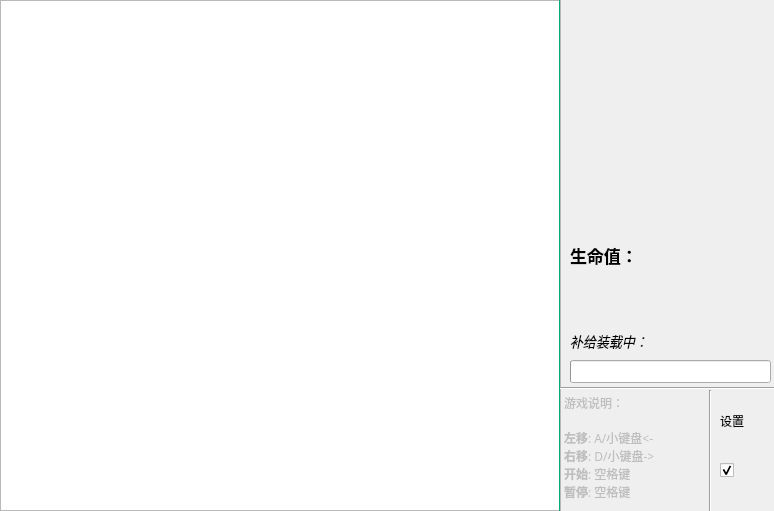
<?xml version="1.0" encoding="UTF-8"?>
<ui version="4.0">
 <class>GameWindow</class>
 <widget class="QWidget" name="GameWindow">
  <property name="geometry">
   <rect>
    <x>0</x>
    <y>0</y>
    <width>774</width>
    <height>511</height>
   </rect>
  </property>
  <property name="sizePolicy">
   <sizepolicy hsizetype="Preferred" vsizetype="Preferred">
    <horstretch>0</horstretch>
    <verstretch>0</verstretch>
   </sizepolicy>
  </property>
  <property name="font">
   <font>
    <family>宋体</family>
   </font>
  </property>
  <property name="windowTitle">
   <string>BlockBreaker</string>
  </property>
  <property name="windowIcon">
   <iconset>
    <normaloff>C:/Users/lx/Desktop/www.ico.la_905cde0ef4ee3dc96ad0086a0e28bdf3_32X32.ico</normaloff>C:/Users/lx/Desktop/www.ico.la_905cde0ef4ee3dc96ad0086a0e28bdf3_32X32.ico</iconset>
  </property>
  <property name="autoFillBackground">
   <bool>true</bool>
  </property>
  <property name="styleSheet">
   <string notr="true"/>
  </property>
  <property name="locale">
   <locale language="English" country="UnitedStates"/>
  </property>
  <widget class="QGraphicsView" name="GameView">
   <property name="geometry">
    <rect>
     <x>0</x>
     <y>0</y>
     <width>561</width>
     <height>511</height>
    </rect>
   </property>
   <property name="font">
    <font>
     <family>宋体</family>
    </font>
   </property>
   <property name="locale">
    <locale language="English" country="UnitedStates"/>
   </property>
  </widget>
  <widget class="QTextEdit" name="Tip">
   <property name="enabled">
    <bool>false</bool>
   </property>
   <property name="geometry">
    <rect>
     <x>560</x>
     <y>390</y>
     <width>151</width>
     <height>121</height>
    </rect>
   </property>
   <property name="font">
    <font>
     <family>宋体</family>
    </font>
   </property>
   <property name="styleSheet">
    <string notr="true">background-color: rgba(255, 255, 255, 0);</string>
   </property>
   <property name="locale">
    <locale language="English" country="UnitedStates"/>
   </property>
   <property name="frameShape">
    <enum>QFrame::NoFrame</enum>
   </property>
   <property name="readOnly">
    <bool>true</bool>
   </property>
   <property name="html">
    <string>&lt;!DOCTYPE HTML PUBLIC &quot;-//W3C//DTD HTML 4.0//EN&quot; &quot;http://www.w3.org/TR/REC-html40/strict.dtd&quot;&gt;
&lt;html&gt;&lt;head&gt;&lt;meta name=&quot;qrichtext&quot; content=&quot;1&quot; /&gt;&lt;style type=&quot;text/css&quot;&gt;
p, li { white-space: pre-wrap; }
&lt;/style&gt;&lt;/head&gt;&lt;body style=&quot; font-family:'宋体'; font-size:9.07563pt; font-weight:400; font-style:normal;&quot;&gt;
&lt;p style=&quot; margin-top:0px; margin-bottom:0px; margin-left:0px; margin-right:0px; -qt-block-indent:0; text-indent:0px;&quot;&gt;&lt;span style=&quot; font-family:'SimSun'; font-size:9pt;&quot;&gt;游戏说明：&lt;/span&gt;&lt;/p&gt;
&lt;p style=&quot;-qt-paragraph-type:empty; margin-top:0px; margin-bottom:0px; margin-left:0px; margin-right:0px; -qt-block-indent:0; text-indent:0px; font-family:'SimSun'; font-size:9pt;&quot;&gt;&lt;br /&gt;&lt;/p&gt;
&lt;p style=&quot; margin-top:0px; margin-bottom:0px; margin-left:0px; margin-right:0px; -qt-block-indent:0; text-indent:0px;&quot;&gt;&lt;span style=&quot; font-family:'SimSun'; font-size:9pt; font-weight:600;&quot;&gt;左移&lt;/span&gt;&lt;span style=&quot; font-family:'SimSun'; font-size:9pt;&quot;&gt;: A/小键盘&amp;lt;-&lt;/span&gt;&lt;/p&gt;
&lt;p style=&quot; margin-top:0px; margin-bottom:0px; margin-left:0px; margin-right:0px; -qt-block-indent:0; text-indent:0px;&quot;&gt;&lt;span style=&quot; font-family:'SimSun'; font-size:9pt; font-weight:600;&quot;&gt;右移&lt;/span&gt;&lt;span style=&quot; font-family:'SimSun'; font-size:9pt;&quot;&gt;: D/小键盘-&amp;gt;&lt;/span&gt;&lt;/p&gt;
&lt;p style=&quot; margin-top:0px; margin-bottom:0px; margin-left:0px; margin-right:0px; -qt-block-indent:0; text-indent:0px;&quot;&gt;&lt;span style=&quot; font-family:'SimSun'; font-size:9pt; font-weight:600;&quot;&gt;开始&lt;/span&gt;&lt;span style=&quot; font-family:'SimSun'; font-size:9pt;&quot;&gt;: 空格键&lt;/span&gt;&lt;/p&gt;
&lt;p style=&quot; margin-top:0px; margin-bottom:0px; margin-left:0px; margin-right:0px; -qt-block-indent:0; text-indent:0px;&quot;&gt;&lt;span style=&quot; font-family:'SimSun'; font-size:9pt; font-weight:600;&quot;&gt;暂停&lt;/span&gt;&lt;span style=&quot; font-family:'SimSun'; font-size:9pt;&quot;&gt;: 空格键&lt;/span&gt;&lt;/p&gt;&lt;/body&gt;&lt;/html&gt;</string>
   </property>
  </widget>
  <widget class="Line" name="line">
   <property name="geometry">
    <rect>
     <x>529</x>
     <y>-10</y>
     <width>61</width>
     <height>521</height>
    </rect>
   </property>
   <property name="font">
    <font>
     <family>宋体</family>
    </font>
   </property>
   <property name="styleSheet">
    <string notr="true"> 
color: rgb(0, 170, 127);</string>
   </property>
   <property name="locale">
    <locale language="English" country="UnitedStates"/>
   </property>
   <property name="frameShadow">
    <enum>QFrame::Plain</enum>
   </property>
   <property name="lineWidth">
    <number>1</number>
   </property>
   <property name="orientation">
    <enum>Qt::Vertical</enum>
   </property>
  </widget>
  <widget class="Line" name="line_2">
   <property name="geometry">
    <rect>
     <x>560</x>
     <y>380</y>
     <width>231</width>
     <height>16</height>
    </rect>
   </property>
   <property name="orientation">
    <enum>Qt::Horizontal</enum>
   </property>
  </widget>
  <widget class="QLabel" name="label">
   <property name="geometry">
    <rect>
     <x>570</x>
     <y>240</y>
     <width>101</width>
     <height>31</height>
    </rect>
   </property>
   <property name="font">
    <font>
     <pointsize>13</pointsize>
     <weight>75</weight>
     <bold>true</bold>
    </font>
   </property>
   <property name="text">
    <string>生命值：</string>
   </property>
  </widget>
  <widget class="QProgressBar" name="awardProgressBar">
   <property name="geometry">
    <rect>
     <x>570</x>
     <y>360</y>
     <width>201</width>
     <height>23</height>
    </rect>
   </property>
   <property name="value">
    <number>0</number>
   </property>
   <property name="textVisible">
    <bool>false</bool>
   </property>
  </widget>
  <widget class="QLabel" name="label_2">
   <property name="geometry">
    <rect>
     <x>570</x>
     <y>320</y>
     <width>121</width>
     <height>41</height>
    </rect>
   </property>
   <property name="font">
    <font>
     <pointsize>10</pointsize>
     <italic>true</italic>
    </font>
   </property>
   <property name="text">
    <string>补给装载中：</string>
   </property>
  </widget>
  <widget class="Line" name="line_3">
   <property name="geometry">
    <rect>
     <x>690</x>
     <y>390</y>
     <width>41</width>
     <height>131</height>
    </rect>
   </property>
   <property name="orientation">
    <enum>Qt::Vertical</enum>
   </property>
  </widget>
  <widget class="QCheckBox" name="backgroundCheckBox">
   <property name="geometry">
    <rect>
     <x>720</x>
     <y>450</y>
     <width>51</width>
     <height>41</height>
    </rect>
   </property>
   <property name="text">
    <string/>
   </property>
   <property name="icon">
    <iconset resource="image.qrc">
     <normaloff>:/icon/image/icon/backgroundControler.png</normaloff>:/icon/image/icon/backgroundControler.png</iconset>
   </property>
   <property name="iconSize">
    <size>
     <width>32</width>
     <height>32</height>
    </size>
   </property>
   <property name="checked">
    <bool>true</bool>
   </property>
   <property name="tristate">
    <bool>false</bool>
   </property>
  </widget>
  <widget class="QLabel" name="label_3">
   <property name="geometry">
    <rect>
     <x>720</x>
     <y>400</y>
     <width>41</width>
     <height>41</height>
    </rect>
   </property>
   <property name="text">
    <string>设置</string>
   </property>
  </widget>
  <widget class="QWidget" name="layoutWidget">
   <property name="geometry">
    <rect>
     <x>570</x>
     <y>280</y>
     <width>201</width>
     <height>61</height>
    </rect>
   </property>
   <layout class="QHBoxLayout" name="horizontalLayout">
    <item>
     <widget class="QLabel" name="life1">
      <property name="text">
       <string/>
      </property>
      <property name="pixmap">
       <pixmap>:/Ball/image/ball/normallBall.png</pixmap>
      </property>
     </widget>
    </item>
    <item>
     <widget class="QLabel" name="life2">
      <property name="text">
       <string>&lt;html&gt;&lt;head/&gt;&lt;body&gt;&lt;p align=&quot;center&quot;&gt;&lt;img src=&quot;:/Ball/image/ball/normalBall.png&quot;/&gt;&lt;/p&gt;&lt;/body&gt;&lt;/html&gt;</string>
      </property>
     </widget>
    </item>
    <item>
     <widget class="QLabel" name="life3">
      <property name="text">
       <string>&lt;html&gt;&lt;head/&gt;&lt;body&gt;&lt;p align=&quot;center&quot;&gt;&lt;img src=&quot;:/Ball/image/ball/normalBall.png&quot;/&gt;&lt;/p&gt;&lt;/body&gt;&lt;/html&gt;</string>
      </property>
     </widget>
    </item>
   </layout>
  </widget>
  <widget class="QWidget" name="layoutWidget">
   <property name="geometry">
    <rect>
     <x>570</x>
     <y>10</y>
     <width>201</width>
     <height>271</height>
    </rect>
   </property>
   <layout class="QVBoxLayout" name="verticalLayout">
    <item>
     <widget class="QTextEdit" name="level">
      <property name="enabled">
       <bool>false</bool>
      </property>
      <property name="font">
       <font>
        <family>宋体</family>
        <pointsize>18</pointsize>
        <weight>75</weight>
        <bold>true</bold>
       </font>
      </property>
      <property name="styleSheet">
       <string notr="true">background-color: rgba(255, 255, 255, 0);
 
 
 
color: rgb(0, 255, 0);</string>
      </property>
      <property name="locale">
       <locale language="English" country="UnitedStates"/>
      </property>
      <property name="frameShape">
       <enum>QFrame::NoFrame</enum>
      </property>
      <property name="frameShadow">
       <enum>QFrame::Raised</enum>
      </property>
      <property name="readOnly">
       <bool>true</bool>
      </property>
      <property name="html">
       <string>&lt;!DOCTYPE HTML PUBLIC &quot;-//W3C//DTD HTML 4.0//EN&quot; &quot;http://www.w3.org/TR/REC-html40/strict.dtd&quot;&gt;
&lt;html&gt;&lt;head&gt;&lt;meta name=&quot;qrichtext&quot; content=&quot;1&quot; /&gt;&lt;style type=&quot;text/css&quot;&gt;
p, li { white-space: pre-wrap; }
&lt;/style&gt;&lt;/head&gt;&lt;body style=&quot; font-family:'宋体'; font-size:18pt; font-weight:600; font-style:normal;&quot;&gt;
&lt;p style=&quot;-qt-paragraph-type:empty; margin-top:0px; margin-bottom:0px; margin-left:0px; margin-right:0px; -qt-block-indent:0; text-indent:0px; font-size:9pt; font-weight:400;&quot;&gt;&lt;br /&gt;&lt;/p&gt;&lt;/body&gt;&lt;/html&gt;</string>
      </property>
     </widget>
    </item>
    <item>
     <widget class="QTextEdit" name="score">
      <property name="enabled">
       <bool>false</bool>
      </property>
      <property name="font">
       <font>
        <family>宋体</family>
        <pointsize>14</pointsize>
        <weight>75</weight>
        <bold>true</bold>
       </font>
      </property>
      <property name="styleSheet">
       <string notr="true">background-color: rgba(255, 255, 255, 0);
 
 
color: rgb(79, 77, 77);</string>
      </property>
      <property name="locale">
       <locale language="English" country="UnitedStates"/>
      </property>
      <property name="frameShape">
       <enum>QFrame::NoFrame</enum>
      </property>
      <property name="frameShadow">
       <enum>QFrame::Raised</enum>
      </property>
      <property name="readOnly">
       <bool>true</bool>
      </property>
      <property name="html">
       <string>&lt;!DOCTYPE HTML PUBLIC &quot;-//W3C//DTD HTML 4.0//EN&quot; &quot;http://www.w3.org/TR/REC-html40/strict.dtd&quot;&gt;
&lt;html&gt;&lt;head&gt;&lt;meta name=&quot;qrichtext&quot; content=&quot;1&quot; /&gt;&lt;style type=&quot;text/css&quot;&gt;
p, li { white-space: pre-wrap; }
&lt;/style&gt;&lt;/head&gt;&lt;body style=&quot; font-family:'宋体'; font-size:14pt; font-weight:600; font-style:normal;&quot;&gt;
&lt;p style=&quot;-qt-paragraph-type:empty; margin-top:0px; margin-bottom:0px; margin-left:0px; margin-right:0px; -qt-block-indent:0; text-indent:0px; font-size:9pt; font-weight:400;&quot;&gt;&lt;br /&gt;&lt;/p&gt;&lt;/body&gt;&lt;/html&gt;</string>
      </property>
     </widget>
    </item>
    <item>
     <widget class="QTextEdit" name="maxScore">
      <property name="enabled">
       <bool>false</bool>
      </property>
      <property name="font">
       <font>
        <family>宋体</family>
        <pointsize>14</pointsize>
        <weight>75</weight>
        <bold>true</bold>
       </font>
      </property>
      <property name="styleSheet">
       <string notr="true">background-color: rgba(255, 255, 255, 0);
 
 
color: rgb(79, 77, 77);</string>
      </property>
      <property name="locale">
       <locale language="English" country="UnitedStates"/>
      </property>
      <property name="frameShape">
       <enum>QFrame::NoFrame</enum>
      </property>
      <property name="frameShadow">
       <enum>QFrame::Raised</enum>
      </property>
      <property name="readOnly">
       <bool>true</bool>
      </property>
      <property name="html">
       <string>&lt;!DOCTYPE HTML PUBLIC &quot;-//W3C//DTD HTML 4.0//EN&quot; &quot;http://www.w3.org/TR/REC-html40/strict.dtd&quot;&gt;
&lt;html&gt;&lt;head&gt;&lt;meta name=&quot;qrichtext&quot; content=&quot;1&quot; /&gt;&lt;style type=&quot;text/css&quot;&gt;
p, li { white-space: pre-wrap; }
&lt;/style&gt;&lt;/head&gt;&lt;body style=&quot; font-family:'宋体'; font-size:14pt; font-weight:600; font-style:normal;&quot;&gt;
&lt;p style=&quot;-qt-paragraph-type:empty; margin-top:0px; margin-bottom:0px; margin-left:0px; margin-right:0px; -qt-block-indent:0; text-indent:0px; font-size:9pt; font-weight:400;&quot;&gt;&lt;br /&gt;&lt;/p&gt;&lt;/body&gt;&lt;/html&gt;</string>
      </property>
     </widget>
    </item>
   </layout>
  </widget>
 </widget>
 <resources>
  <include location="image.qrc"/>
 </resources>
 <connections/>
</ui>
